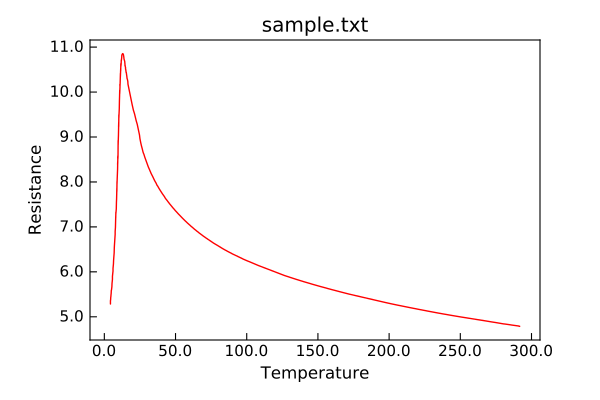

Here is the Python script that generated this plot:
"""Simple ploting with a template."""
from Stoner import Data
from Stoner.plot.formats import DefaultPlotStyle
p=Data("sample.txt",setas="xy",template=DefaultPlotStyle())
p.template(axes_color__cycle=["r","g","b"])
p.plot()
